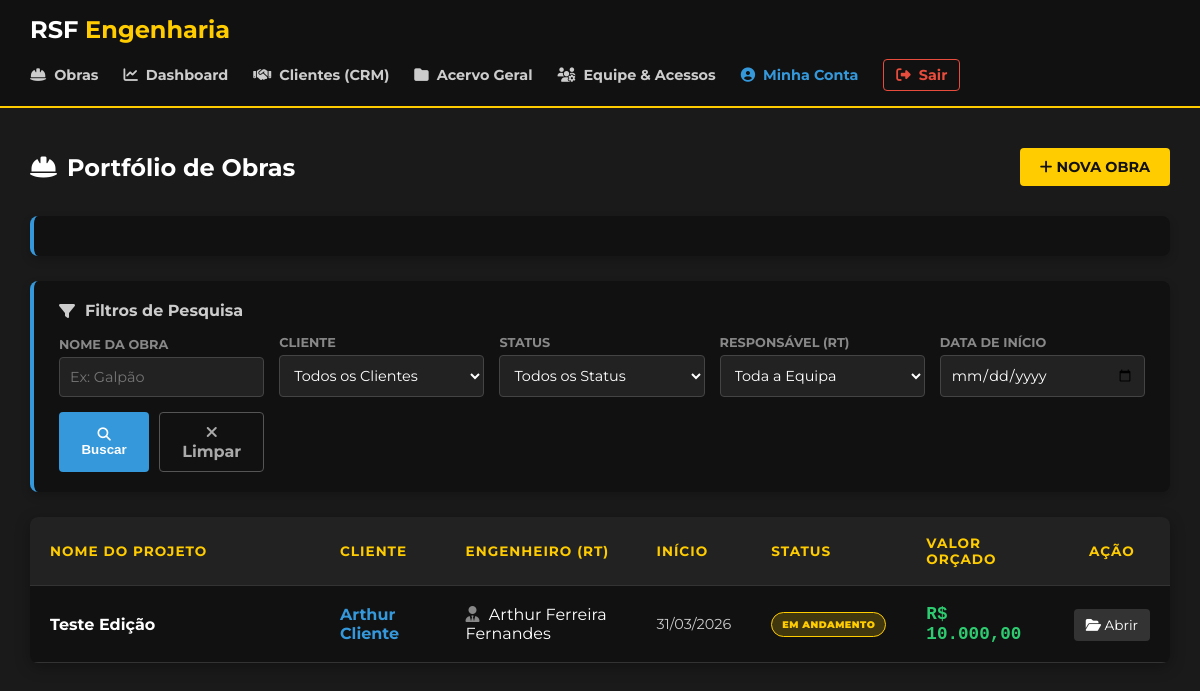
The app's page /portal/lista_projetos.php (signed in), older data.
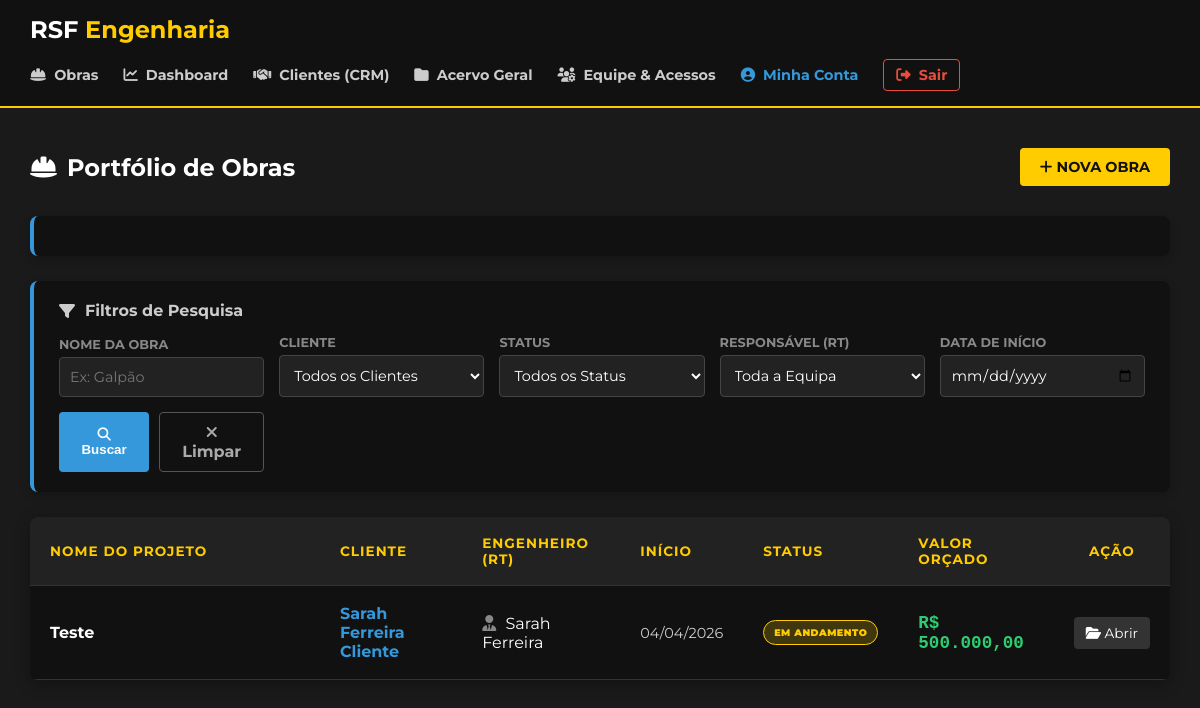
The same page, newer data.
### tables this page shows
CREATE TABLE `projetos` (
  `id` int(11) NOT NULL,
  `nome` varchar(150) NOT NULL,
  `engenheiro_responsavel` varchar(100) NOT NULL,
  `cliente_id` int(11) DEFAULT NULL,
  `valor` decimal(15,2) NOT NULL,
  `descricao` text DEFAULT NULL,
  `endereco` varchar(255) NOT NULL,
  `data_inicio` date NOT NULL,
  `data_fim_prevista` date DEFAULT NULL,
  `frequencia_medicao` enum('Diária','Semanal','Mensal') DEFAULT 'Semanal',
  `status` enum('Em Orçamento','Em Andamento','Pausado','Concluído') DEFAULT 'Em Andamento',
  `criado_em` timestamp NOT NULL DEFAULT current_timestamp()
);

CREATE TABLE `clientes` (
  `id` int(11) NOT NULL,
  `nome` varchar(255) NOT NULL,
  `documento` varchar(20) DEFAULT NULL,
  `telefone` varchar(20) DEFAULT NULL,
  `email` varchar(255) DEFAULT NULL,
  `senha` varchar(255) DEFAULT NULL,
  `status` enum('Ativo','Arquivado') DEFAULT 'Ativo',
  `criado_em` timestamp NOT NULL DEFAULT current_timestamp()
);

CREATE TABLE `usuarios` (
  `id` int(11) NOT NULL,
  `nome` varchar(100) NOT NULL,
  `email` varchar(100) NOT NULL,
  `telefone` varchar(20) DEFAULT NULL,
  `senha_hash` varchar(255) NOT NULL,
  `nivel_acesso` enum('admin','comum') DEFAULT 'comum',
  `status` enum('Ativo','Inativo') DEFAULT 'Ativo',
  `criado_em` timestamp NOT NULL DEFAULT current_timestamp()
);

### portal/lista_projetos.php (the view, shortened to what this page needs)
<?php
require_once 'scripts/conexao.php';
$filtro_nome = $_GET['nome_projeto'] ?? '';
$filtro_data = $_GET['data_inicio'] ?? '';
$sql = "SELECT p.id, p.nome, p.valor, p.status, p.data_inicio,
               u.nome AS engenheiro_nome,
               c.nome AS cliente_nome
        FROM projetos p
        LEFT JOIN usuarios u ON p.engenheiro_responsavel = u.id
        LEFT JOIN clientes c ON p.cliente_id = c.id
        WHERE 1=1";
$parametros = [];
$sql .= " ORDER BY p.id DESC";
$projetos = [];
try {
    $stmt = $pdo->prepare($sql);
    $stmt->execute($parametros);
    $projetos = $stmt->fetchAll();
} catch (PDOException $e) {
    die("Erro ao carregar a lista de projetos.");
}
function getStatusClass($status) {
    switch ($status) {
        case 'Em Andamento': return 'status-andamento';
    }
}
?>
<!DOCTYPE html>
<html lang="pt-BR">
<head>
    <link rel="stylesheet" href="https://cdnjs.cloudflare.com/ajax/libs/font-awesome/6.4.0/css/all.min.css">
    <link rel="stylesheet" href="../styles/lista_projetos.css">
</head>
<body>
    <?php include 'header.php'; ?>
    <main class="container">
        <div class="header-acoes">
            <h2><i class="fas fa-hard-hat"></i> Portfólio de Obras</h2>
            <?php if ($_SESSION['nivel_acesso'] !== 'cliente'): ?>
                <a href="cadastrar_projeto.php" class="btn-novo"><i class="fas fa-plus"></i> Nova Obra</a>
            <?php endif; ?>
        </div>
        <?php if ($_SESSION['nivel_acesso'] !== 'cliente'): ?>
        <div class="filtros-card">
           </div>
        <?php endif; ?>
        <div class="filtros-card">
            <h3><i class="fas fa-filter"></i> Filtros de Pesquisa</h3>
            <form method="GET" action="lista_projetos.php" class="filtros-grid">
                <div class="filtro-group">
                    <label>Nome da Obra</label>
                    <input type="text" name="nome_projeto" placeholder="Ex: Galpão" value="<?= htmlspecialchars($filtro_nome) ?>">
                </div>
                <div class="filtro-group">
                    <label>Cliente</label>
                    <select name="cliente_id">
                        <option value="">Todos os Clientes</option>
                    </select>
                </div>
                <div class="filtro-group">
                    <label>Status</label>
                    <select name="status">
                        <option value="">Todos os Status</option>
                    </select>
                </div>
                <div class="filtro-group">
                    <label>Responsável (RT)</label>
                    <select name="engenheiro_id">
                        <option value="">Toda a Equipa</option>
                    </select>
                </div>
                <div class="filtro-group">
                    <label>Data de Início</label>
                    <input type="date" name="data_inicio" value="<?= htmlspecialchars($filtro_data) ?>">
                </div>
                <div class="filtros-acoes">
                    <button type="submit" class="btn-filtrar"><i class="fas fa-search"></i> Buscar</button>
                    <a href="lista_projetos.php" class="btn-limpar"><i class="fas fa-times"></i> Limpar</a>
                </div>
            </form>
        </div>
        <div class="table-wrapper">
            <table>
                <thead>
                    <tr>
                        <th>Nome do Projeto</th>
                        <th>Cliente</th>
                        <th>Engenheiro (RT)</th>
                        <th>Início</th>
                        <th>Status</th>
                        <th>Valor Orçado</th>
                        <th style="text-align: center;">Ação</th>
                    </tr>
                </thead>
                <tbody>
                    <?php if (empty($projetos)): ?>
                        <tr>
                            <td colspan="7" style="text-align: center; color: #888; padding: 30px;">
                                <i class="fas fa-search-minus fa-2x" style="margin-bottom: 10px; display: block;"></i>
                                Nenhuma obra encontrada com estes filtros.
                            </td>
                        </tr>
                    <?php else: ?>
                        <?php foreach ($projetos as $proj): ?>
                            <tr class="linha-clicavel" onclick="window.location='detalhes_projeto.php?id=<?= $proj['id'] ?>'">
                                <td class="nome-projeto" style="font-weight: bold; font-size: 1.0rem;">
                                    <?= htmlspecialchars($proj['nome']) ?>
                                </td>
                                <td style="color: #3498db; font-weight: bold;">
                                    <?= htmlspecialchars($proj['cliente_nome'] ?? '--') ?>
                                </td>
                                <td><i class="fas fa-user-tie" style="color:#888; margin-right:5px;"></i> <?= htmlspecialchars($proj['engenheiro_nome'] ?? 'Não Atribuído') ?></td>
                                <td style="font-size: 0.9rem; color: #ccc;"><?= date('d/m/Y', strtotime($proj['data_inicio'])) ?></td>
                                <td>
                                    <span class="badge-status <?= getStatusClass($proj['status']) ?>">
                                        <?= htmlspecialchars($proj['status']) ?>
                                    </span>
                                </td>
                                <td class="valor-obra">R$ <?= number_format($proj['valor'], 2, ',', '.') ?></td>
                                <td style="text-align: center;">
                                    <span class="btn-detalhes"><i class="fas fa-folder-open"></i> Abrir</span>
                                </td>
                            </tr>
                        <?php endforeach; ?>
                    <?php endif; ?>
                </tbody>
            </table>
        </div>
    </main>
</body>
</html>

### portal/header.php
<link rel="stylesheet" href="../styles/header.css">
<header class="topbar">
    <div class="topbar-logo">
        <a href="dashboard.php" style="text-decoration: none; color: inherit;">
            <h2>RSF <span>Engenharia</span></h2>
        </a>
    </div>
    <nav class="topbar-nav">
        <a href="lista_projetos.php"><i class="fas fa-hard-hat"></i> Obras</a>
        <?php if (isset($_SESSION['nivel_acesso']) && $_SESSION['nivel_acesso'] !== 'cliente'): ?>
            <a href="dashboard.php"><i class="fas fa-chart-line"></i> Dashboard</a>
            <a href="clientes.php"><i class="fas fa-handshake"></i> Clientes (CRM)</a>
            <a href="arquivos.php"><i class="fas fa-folder"></i> Acervo Geral</a>
        <?php endif; ?>
        <?php if (isset($_SESSION['nivel_acesso']) && $_SESSION['nivel_acesso'] === 'admin'): ?>
            <a href="gerenciar_equipe.php"><i class="fas fa-users-cog"></i> Equipe & Acessos</a>
        <?php endif; ?>
        <a href="editar_perfil.php" style="color: #3498db;"><i class="fas fa-user-circle"></i> Minha Conta</a>
        <a href="scripts/logout.php" class="btn-sair"><i class="fas fa-sign-out-alt"></i> Sair</a>
    </nav>
</header>

### styles/lista_projetos.css (style rules this page uses)
:root { --primary-yellow: #FFCC00; --dark-bg: #1A1A1A; --darker-bg: #111111; }
body { margin: 0; font-family: 'Montserrat', sans-serif; background-color: var(--dark-bg); color: #fff; }
.container { padding: 40px 30px; max-width: 1200px; margin: 0 auto; }
.header-acoes { display: flex; justify-content: space-between; align-items: center; margin-bottom: 30px; }
.header-acoes h2 { margin: 0; display: flex; align-items: center; gap: 10px; }
.btn-novo { background-color: var(--primary-yellow); color: #111; text-decoration: none; padding: 10px 20px; border-radius: 4px; font-weight: 700; transition: 0.3s; text-transform: uppercase; font-size: 0.9rem; }
.table-wrapper { background-color: var(--darker-bg); border-radius: 8px; box-shadow: 0 4px 15px rgba(0,0,0,0.3); overflow-x: auto; }
table { width: 100%; border-collapse: collapse; text-align: left; }
th, td { padding: 18px 20px; border-bottom: 1px solid #333; }
th { background-color: #222; color: var(--primary-yellow); text-transform: uppercase; font-size: 0.85rem; letter-spacing: 1px; }
tr.linha-clicavel { cursor: pointer; transition: background-color 0.2s; }
.nome-projeto { font-weight: 700; font-size: 1.05rem; color: #fff; }
.valor-obra { font-family: monospace; font-size: 1.1rem; color: #2ecc71; font-weight: bold; }
.badge-status { padding: 6px 10px; border-radius: 20px; font-size: 0.6rem; font-weight: 900; text-transform: uppercase; letter-spacing: 0.5px; }
.status-andamento { background-color: rgba(255, 204, 0, 0.2); color: var(--primary-yellow); border: 1px solid var(--primary-yellow); }
.btn-detalhes { color: #fff; background-color: #333; padding: 8px 12px; border-radius: 4px; font-size: 0.85rem; text-decoration: none; transition: 0.3s; }
.filtros-card { background-color: var(--darker-bg); padding: 20px 25px; border-radius: 8px; margin-bottom: 25px; border-left: 4px solid #3498db; box-shadow: 0 4px 10px rgba(0,0,0,0.2); }
.filtros-card h3 { margin-top: 0; margin-bottom: 15px; color: #ccc; font-size: 1rem; display: flex; align-items: center; gap: 10px; }
.filtros-grid { display: grid; grid-template-columns: repeat(auto-fit, minmax(200px, 1fr)); gap: 15px; align-items: end; }
.filtro-group { display: flex; flex-direction: column; gap: 5px; }
.filtro-group label { font-size: 0.8rem; color: #888; font-weight: bold; text-transform: uppercase; }
.filtro-group input, .filtro-group select { padding: 10px; background-color: #222; border: 1px solid #444; border-radius: 4px; color: #fff; font-family: 'Montserrat', sans-serif; font-size: 0.9rem; }
.filtros-acoes { display: flex; gap: 10px; }
.btn-filtrar { background-color: #3498db; color: #fff; border: none; padding: 10px 15px; border-radius: 4px; font-weight: bold; cursor: pointer; transition: 0.3s; flex-grow: 1; }
.btn-limpar { background-color: transparent; color: #aaa; border: 1px solid #555; padding: 10px 15px; border-radius: 4px; text-decoration: none; font-weight: bold; text-align: center; transition: 0.3s; }
.badge-status { white-space: nowrap !important; display: inline-flex !important; align-items: center !important; justify-content: center !important; }

### styles/header.css (style rules this page uses)
.topbar { background-color: var(--darker-bg); padding: 15px 30px; display: flex; justify-content: space-between; align-items: center; border-bottom: 2px solid var(--primary-yellow); flex-wrap: wrap; gap: 15px; }
.topbar-logo a { text-decoration: none; color: inherit; }
.topbar-logo h2 { margin: 0; font-size: 1.5rem; }
.topbar-logo span { color: var(--primary-yellow); }
.topbar-nav { display: flex; align-items: center; gap: 25px; flex-wrap: wrap; }
.topbar-nav a { color: #ccc; text-decoration: none; font-weight: 700; font-size: 0.9rem; display: flex; align-items: center; gap: 8px; transition: all 0.3s; }
.topbar-nav .btn-sair { color: #e74c3c; border: 1px solid #e74c3c; padding: 6px 12px; border-radius: 4px; }

### portal/lista_projetos.php (style rules this page uses)
td .badge-status, td .btn-abrir, td .btn, td a, td button, .card-projeto .badge-status, .card-projeto .btn-abrir { white-space: nowrap !important; display: inline-flex !important; align-items: center !important; gap: 5px !important; }
th.coluna-status, td.coluna-status, th.coluna-acoes, td.coluna-acoes, th:last-child, td:last-child { white-space: nowrap !important; width: 1% !important; }
td:first-child, .projeto-nome { word-break: break-word !important; min-width: 250px; }

Row changes from the older to the newer data that the page shows:
removed projetos: nome "Teste Edição", cliente.nome "Arthur Cliente", usuarios.nome "Arthur Ferreira Fernandes", data_inicio "31/03/2026", status "EM ANDAMENTO", valor "10.000,00"
added projetos: nome "Teste", cliente.nome "Sarah Ferreira Cliente", usuarios.nome "Sarah Ferreira", data_inicio "04/04/2026", status "EM ANDAMENTO", valor "500.000,00"
